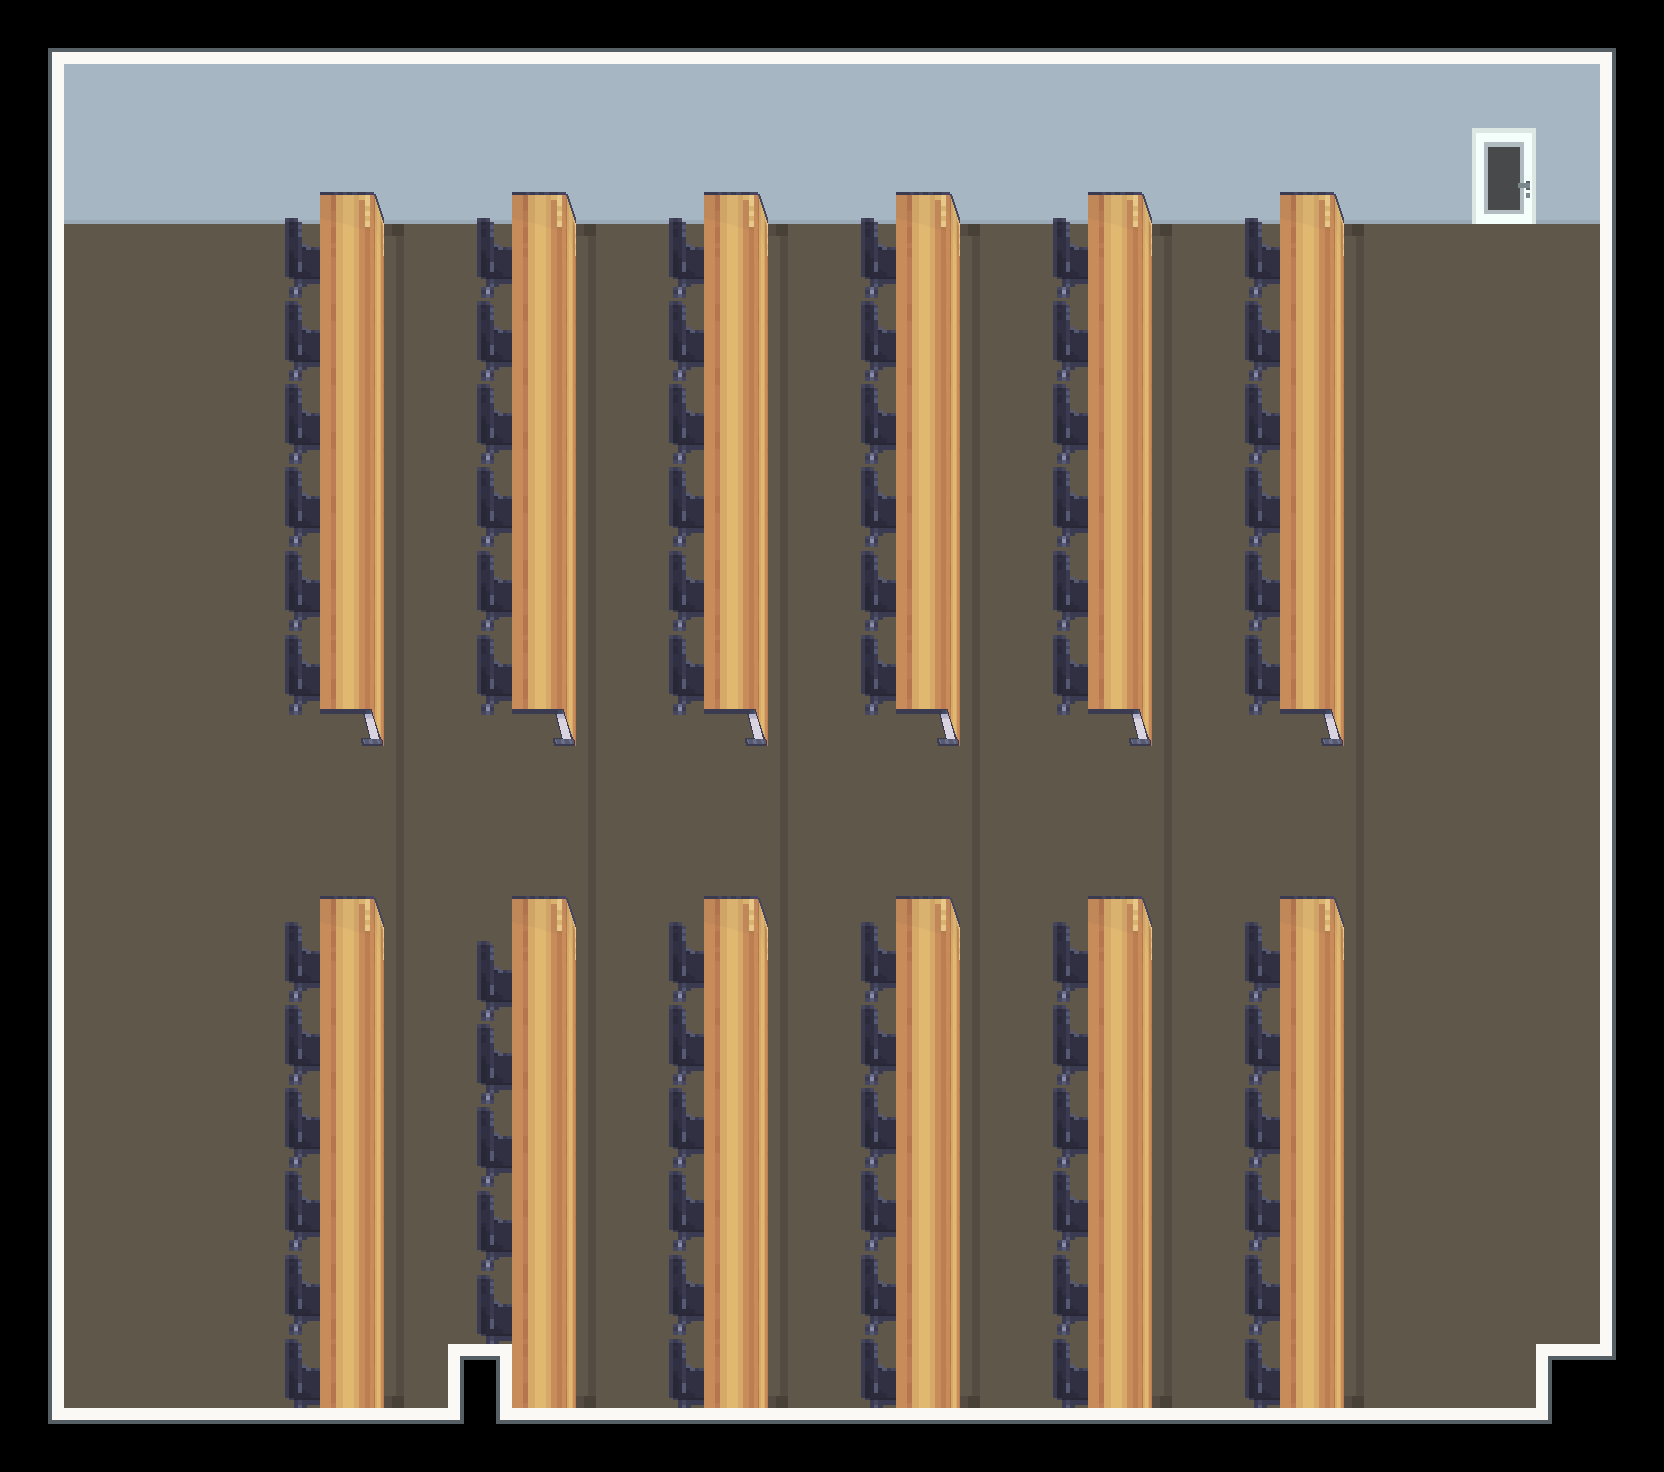

This is a level from a 2D game, rendered from its Tiled map with the project's own tilesets. A one-line summary and the complete map file follow:
An orthogonal 26x23 tile map with 64x64 px tiles, 2 tile layers (Floor, Furnishing), 2 tilesets and 18 objects (Player).

<map version="1.10" tiledversion="1.11.2" orientation="orthogonal" renderorder="right-down" width="26" height="23" tilewidth="64" tileheight="64" infinite="0" nextlayerid="6" nextobjectid="19">
 <properties>
  <property name="display_name" value="Lecture Hall 10" />
  <property name="display_title" value="Annexe Building (L2)" />
 </properties>
 <tileset firstgid="1" name="LCB_indoor" tilewidth="64" tileheight="64" tilecount="1550" columns="25">
  <image source="../../graphics/tilesets/indoor.png" width="1600" height="3968" />
 </tileset>
 <tileset firstgid="1551" name="LCB_furnishing" tilewidth="64" tileheight="64" tilecount="1007" columns="19">
  <image source="../../graphics/tilesets/furnishing.png" width="1216" height="3392" />
 </tileset>
 <layer id="1" name="Floor" width="26" height="23">
  <data encoding="csv">
11,1308,1308,1308,1308,1308,1308,1308,1308,1308,1308,1308,1308,1308,1308,1308,1308,1308,1308,1308,1308,1308,1308,1308,1308,12,
1356,1333,1333,1333,1333,1333,1333,1333,1333,1333,1333,1333,1333,1333,1333,1333,1333,1333,1333,1333,1333,1333,1333,1333,1333,1385,
1356,1358,1358,1358,1358,1358,1358,1358,1358,1358,1358,1358,1358,1358,1358,1358,1358,1358,1358,1358,1358,1358,1358,1358,1358,1385,
1356,1383,1383,1383,1383,1383,1104,1383,1383,1104,1383,1383,1104,1383,1383,1104,1383,1383,1104,1383,1383,1104,1383,1383,1383,1385,
1356,100,100,100,100,100,1102,100,100,1102,100,100,1102,100,100,1102,100,100,1102,100,100,1102,100,100,100,1385,
1356,100,100,100,100,100,1102,100,100,1102,100,100,1102,100,100,1102,100,100,1102,100,100,1102,100,100,100,1385,
1356,100,100,100,100,100,1102,100,100,1102,100,100,1102,100,100,1102,100,100,1102,100,100,1102,100,100,100,1385,
1356,100,100,100,100,100,1102,100,100,1102,100,100,1102,100,100,1102,100,100,1102,100,100,1102,100,100,100,1385,
1356,100,100,100,100,100,1102,100,100,1102,100,100,1102,100,100,1102,100,100,1102,100,100,1102,100,100,100,1385,
1356,100,100,100,100,100,1102,100,100,1102,100,100,1102,100,100,1102,100,100,1102,100,100,1102,100,100,100,1385,
1356,100,100,100,100,100,1102,100,100,1102,100,100,1102,100,100,1102,100,100,1102,100,100,1102,100,100,100,1385,
1356,100,100,100,100,100,1102,100,100,1102,100,100,1102,100,100,1102,100,100,1102,100,100,1102,100,100,100,1385,
1356,100,100,100,100,100,1102,100,100,1102,100,100,1102,100,100,1102,100,100,1102,100,100,1102,100,100,100,1385,
1356,100,100,100,100,100,1102,100,100,1102,100,100,1102,100,100,1102,100,100,1102,100,100,1102,100,100,100,1385,
1356,100,100,100,100,100,1102,100,100,1102,100,100,1102,100,100,1102,100,100,1102,100,100,1102,100,100,100,1385,
1356,100,100,100,100,100,1102,100,100,1102,100,100,1102,100,100,1102,100,100,1102,100,100,1102,100,100,100,1385,
1356,100,100,100,100,100,1102,100,100,1102,100,100,1102,100,100,1102,100,100,1102,100,100,1102,100,100,100,1385,
1356,100,100,100,100,100,1102,100,100,1102,100,100,1102,100,100,1102,100,100,1102,100,100,1102,100,100,100,1385,
1356,100,100,100,100,100,1102,100,100,1102,100,100,1102,100,100,1102,100,100,1102,100,100,1102,100,100,100,1385,
1356,100,100,100,100,100,1102,100,100,1102,100,100,1102,100,100,1102,100,100,1102,100,100,1102,100,100,100,1385,
1356,100,100,100,100,100,1102,100,100,1102,100,100,1102,100,100,1102,100,100,1102,100,100,1102,100,100,100,1385,
1356,100,100,100,100,100,1101,61,100,1101,100,100,1101,100,100,1101,100,100,1101,100,100,1101,100,100,89,37,
36,1433,1433,1433,1433,1433,1433,87,1433,1433,1433,1433,1433,1433,1433,1433,1433,1433,1433,1433,1433,1433,1433,1433,37,0
</data>
 </layer>
 <layer id="2" name="Furnishing" width="26" height="23">
  <data encoding="csv">
0,0,0,0,0,0,0,0,0,0,0,0,0,0,0,0,0,0,0,0,0,0,0,0,0,0,
0,0,0,0,0,0,0,0,0,0,0,0,0,0,0,0,0,0,0,0,0,0,0,0,0,0,
0,0,0,0,0,0,0,0,0,0,0,0,0,0,0,0,0,0,0,0,0,0,0,1591,0,0,
0,0,0,0,2221,2246,0,2221,2246,0,2221,2246,0,2221,2246,0,2221,2246,0,2221,2246,0,0,1610,0,0,
0,0,0,0,2240,2265,0,2240,2265,0,2240,2265,0,2240,2265,0,2240,2265,0,2240,2265,0,0,0,0,0,
0,0,0,0,2239,2265,0,2239,2265,0,2239,2265,0,2239,2265,0,2239,2265,0,2239,2265,0,0,0,0,0,
0,0,0,0,2258,2265,0,2258,2265,0,2258,2265,0,2258,2265,0,2258,2265,0,2258,2265,0,0,0,0,0,
0,0,0,0,2277,2265,0,2277,2265,0,2277,2265,0,2277,2265,0,2277,2265,0,2277,2265,0,0,0,0,0,
0,0,0,0,2296,2265,0,2296,2265,0,2296,2265,0,2296,2265,0,2296,2265,0,2296,2265,0,0,0,0,0,
0,0,0,0,2315,2284,0,2315,2284,0,2315,2284,0,2315,2284,0,2315,2284,0,2315,2284,0,0,0,0,0,
0,0,0,0,2334,2284,0,2334,2284,0,2334,2284,0,2334,2284,0,2334,2284,0,2334,2284,0,0,0,0,0,
0,0,0,0,2353,2303,0,2353,2303,0,2353,2303,0,2353,2303,0,2353,2303,0,2353,2303,0,0,0,0,0,
0,0,0,0,0,0,0,0,0,0,0,0,0,0,0,0,0,0,0,0,0,0,0,0,0,0,
0,0,0,0,0,0,0,0,0,0,0,0,0,0,0,0,0,0,0,0,0,0,0,0,0,0,
0,0,0,0,2221,2246,0,2220,2246,0,2221,2246,0,2221,2246,0,2221,2246,0,2221,2246,0,0,0,0,0,
0,0,0,0,2240,2265,0,2239,2265,0,2240,2265,0,2240,2265,0,2240,2265,0,2240,2265,0,0,0,0,0,
0,0,0,0,2239,2265,0,2258,2265,0,2239,2265,0,2239,2265,0,2239,2265,0,2239,2265,0,0,0,0,0,
0,0,0,0,2258,2265,0,2277,2265,0,2258,2265,0,2258,2265,0,2258,2265,0,2258,2265,0,0,0,0,0,
0,0,0,0,2277,2265,0,2296,2265,0,2277,2265,0,2277,2265,0,2277,2265,0,2277,2265,0,0,0,0,0,
0,0,0,0,2296,2265,0,2315,2265,0,2296,2265,0,2296,2265,0,2296,2265,0,2296,2265,0,0,0,0,0,
0,0,0,0,2315,2284,0,2334,2284,0,2315,2284,0,2315,2284,0,2315,2284,0,2315,2284,0,0,0,0,0,
0,0,0,0,2334,2284,0,0,2284,0,2334,2284,0,2334,2284,0,2334,2284,0,2334,2284,0,0,0,0,0,
0,0,0,0,0,0,0,0,0,0,0,0,0,0,0,0,0,0,0,0,0,0,0,0,0,0
</data>
 </layer>
 <objectgroup id="3" name="Entities">
  <object id="1" name="Player" x="1504.5" y="296.5">
   <properties>
    <property name="direction" value="down" />
    <property name="pos" value="annexe_2" />
   </properties>
   <point />
  </object>
 </objectgroup>
 <objectgroup id="4" name="Collisions">
  <object id="2" x="-64" y="-68" width="1793" height="229" />
  <object id="3" x="-64" y="-70" width="128" height="1665" />
  <object id="4" x="-66" y="1374" width="1798.67" height="223" />
  <object id="5" x="1596" y="-73" width="137" height="1670" />
  <object id="6" x="1241" y="127" width="106" height="579" />
  <object id="7" x="1048" y="127.5" width="106" height="579" />
  <object id="8" x="856" y="129.5" width="106" height="579" />
  <object id="9" x="665" y="128.5" width="106" height="579" />
  <object id="10" x="473" y="126.5" width="106" height="579" />
  <object id="11" x="281" y="123.5" width="106" height="579" />
  <object id="12" x="1241" y="858.83" width="106" height="579" />
  <object id="13" x="1049" y="857.83" width="106" height="579" />
  <object id="14" x="857" y="857.83" width="106" height="579" />
  <object id="15" x="665" y="857.83" width="106" height="579" />
  <object id="16" x="472" y="858.83" width="106" height="579" />
  <object id="17" x="281" y="857.83" width="106" height="579" />
 </objectgroup>
 <objectgroup id="5" name="Transition">
  <object id="18" x="1468.75" y="220" width="70.25" height="5">
   <properties>
    <property name="pos" value="annexe_2_hall10" />
    <property name="target" value="annexe_2" />
   </properties>
  </object>
 </objectgroup>
</map>
